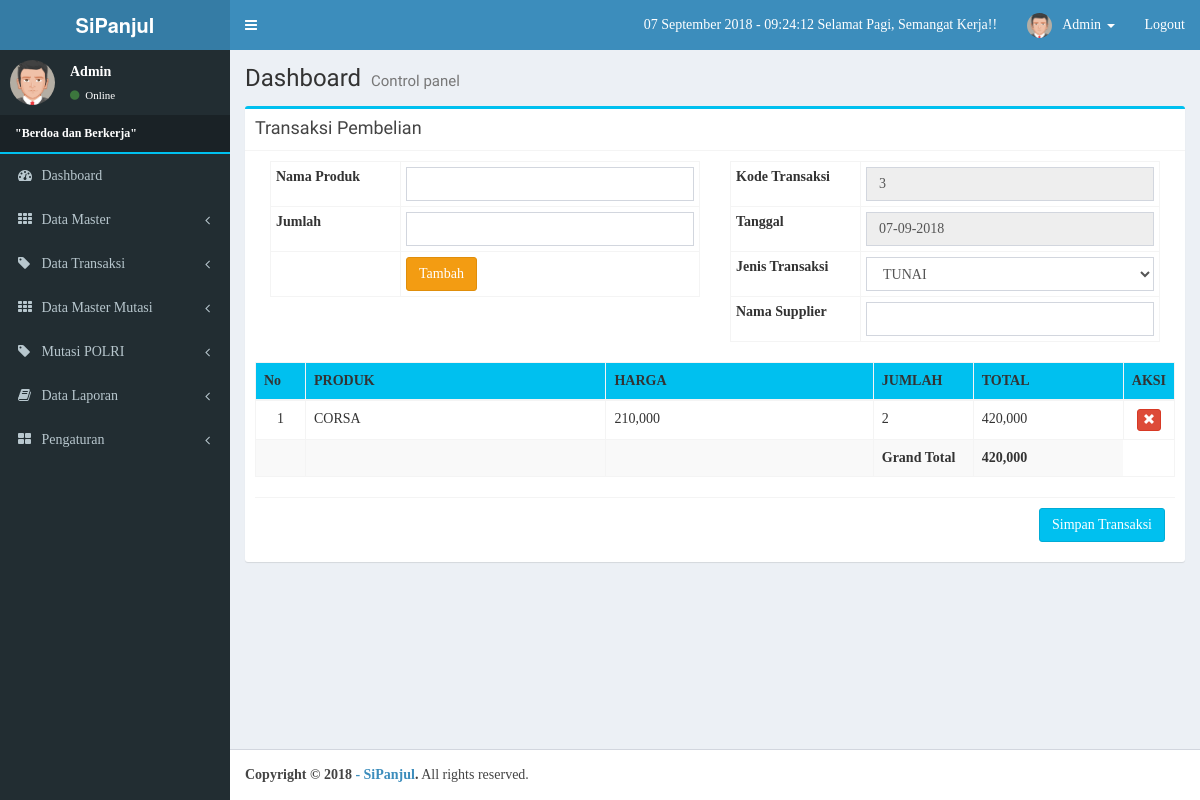
Page /index.php?view=pembelian (signed in) on the committed database.
### tables this page shows
CREATE TABLE IF NOT EXISTS `iw_users` (
  `username` varchar(50) NOT NULL DEFAULT '',
  `password` varchar(255) NOT NULL,
  `nama_lengkap` varchar(100) NOT NULL,
  `email` varchar(100) NOT NULL,
  `no_telp` varchar(20) NOT NULL,
  `foto` varchar(100) NOT NULL DEFAULT 'default.png',
  `level` varchar(20) NOT NULL,
  `blokir` enum('Y','N') NOT NULL DEFAULT 'N',
  `id_session` varchar(100) NOT NULL
);

CREATE TABLE IF NOT EXISTS `iw_pembelian_tmp` (
`id` int(10) NOT NULL,
  `id_produk` int(5) NOT NULL,
  `jumlah` int(5) NOT NULL,
  `username` varchar(50) NOT NULL
);

CREATE TABLE IF NOT EXISTS `iw_produk` (
`id_produk` int(5) NOT NULL,
  `nm_produk` varchar(100) NOT NULL,
  `harga_beli` int(12) NOT NULL,
  `harga_jual` int(12) NOT NULL,
  `stok` int(5) NOT NULL,
  `keterangan` text NOT NULL,
  `id_kategori` int(5) NOT NULL,
  `id_jenis` int(5) NOT NULL
);

### config/library.php (called while the page is built, shortened)
<?php
$tgl_skrg     = date("d");
$bln_sekarang = date("m");
$thn_sekarang = date("Y");
$jam_sekarang = date("H:i:s");
?>

### config/fungsi_indotgl.php (called while the page is built, shortened)
<?php
	function getBulanraport($bln){
				switch ($bln){
					case 9:
						return "September";
						break;
				}
			}
?>

### application/transaksi_pembelian.php (the view, shortened to what this page needs)
<?php
if ($_GET[act]==''){
  include "../config/library.php";
  $tampil=mysql_fetch_array(mysql_query("SELECT count(*) as JumTransaksi FROM iw_pembelian"));
  $kode=$tampil[JumTransaksi]+1;
?>
<?php
            echo"<div class='col-md-12'>
              <div class='box box-info'>
                <div class='box-header with-border'>
                  <h3 class='box-title'>Transaksi Pembelian</h3>
                </div>
                <div class='box-body'>
                    <div id='myTabContent' class='tab-content'>
                      <div role='tabpanel' class='tab-pane fade active in' id='pembelian' aria-labelledby='pembelian-tab'>
                          <form action='' method='POST' enctype='multipart/form-data' class='form-horizontal'>
                          <div class='col-md-6'>
                            <table class='table table-condensed table-bordered'>
                            <tbody>
                              <tr><th scope='row'>Nama Produk</th><td><input type='text' list='produk' class='form-control' name='produk'><datalist id='produk'>";
                              echo"
                              <tr><th width='130px' scope='row'>Jumlah</th> <td><input type='number' class='form-control' name='jumlah'></td></tr>
                              <tr><th></th><td><button type='submit' name='tambah' class='btn btn-warning'>Tambah</button></td></tr>";
echo"
                            </tbody>
                            </table>
                          </div>
                          <div class='col-md-6'>
                          <table class='table table-condensed table-bordered'>
                            <tbody>
                              <tr><th width='130px' scope='row'>Kode Transaksi</th> <td><input type='text' class='form-control' name='kode' VALUE='$kode' disabled></td></tr>
                              <tr><th scope='row'>Tanggal</th> <td><input type='text' class='form-control' VALUE='$tgl_skrg-$bln_sekarang-$thn_sekarang' disabled></td></tr>
                              <tr><th width='120px' scope='row'>Jenis Transaksi</th> <td><select class='form-control' name='jenis'>";
                              echo "<option value='tunai' selected>TUNAI</option>";
                              echo "<option value='kredit'>KREDIT</option>";echo "</select></td></tr>
                              <tr><th scope='row'>Nama Supplier</th><td><input type='text' list='supplier' class='form-control' name='supplier'><datalist id='supplier'>";
                              echo"
                            </tbody>
                            </table>
                          </div>
                          <div style='clear:both'>
                      <table id='myTable' class='table table-bordered table-striped'>
                      <thead style='background:#00c0ef;'><tr>
                        <th width='50px'>No</th>
                        <th>PRODUK</th>
                        <th>HARGA</th>
                        <th>JUMLAH</th>
                        <th>TOTAL</th>
                        <th width='50px'>AKSI</th>
                        </tr></thead>
                        <tbody><tr>";
                    $tampil = mysql_query("SELECT * FROM iw_pembelian_tmp WHERE username='$_SESSION[id]'");
                    $no = 1;
                    while($s=mysql_fetch_array($tampil)){
                      $p=mysql_fetch_array(mysql_query("SELECT * FROM iw_produk WHERE id_produk='$s[id_produk]'"));
                      $jual_rp=number_format($p[harga_jual]);
                      $total=$p[harga_jual]*$s[jumlah];
                      $total_rp=number_format($total);
                      $grandtotal=$grandtotal+$total;
                      $grandtotal_rp=number_format($grandtotal);
                    echo "<tr>";
                              echo "<td align=center>$no</td>
                              <td align=left>$p[nm_produk]</td>
                              <td align=left>$jual_rp</td>
                              <td align=left>$s[jumlah]</td>
                              <td align=left>$total_rp</td>
                              <td align=center><a href='index.php?view=pembelian&delete=".$s[id]."' class='btn btn-xs btn-danger' title='Hapus Transaksi' onclick=\"return confirm('Apa anda yakin untuk hapus Data ini?')\"><span class='glyphicon glyphicon-remove'></span></a></td>
                              </tr>";
                      $no++;
                      }
                      echo"
                      <tr><th></th><th></th><th></th><th width='100px' scope='row'>Grand Total</th> <td width='150px'><b>$grandtotal_rp</b></td></tr>
                      </tbody>
                      </table>
                          </div>
                          <div class='box-footer'>
                            <button type='submit' name='simpan' class='btn btn-info pull-right'>Simpan Transaksi</button>
                          </div>
                          </form>
                </div>
            </div>
        </div>";
}
?>

### main-header.php (shortened to what this page needs)
  <a href="index.php" class="logo">
    <span class="logo-lg"><b>SiPanjul</b></span>
  </a>
  <nav class="navbar navbar-static-top" role="navigation">
    <a href="#" class="sidebar-toggle" data-toggle="offcanvas" role="button">
    </a>
    <div class="navbar-custom-menu">
      <ul class="nav navbar-nav">
        <li>
  <a href="index.php"><span><?php echo"$tgl_skrg";?> <?php
  $bulan=getBulanraport($bln_sekarang);
  echo"$bulan";?> <?php echo"$thn_sekarang";?> - <?php echo"$jam_sekarang";?>
  Semangat Kerja!!</span>
  </a>
</li>
        <li class="dropdown user user-menu">
          <a href="#" class="dropdown-toggle" data-toggle="dropdown">
            <img src="<?php echo $foto; ?>" class="user-image" alt="User Image">
            <span class="hidden-xs"><?php echo $nama; ?></span> <span class='caret'></span>
          </a>
        </li>
        <li><a href="logout.php" >Logout</a></li>
      </ul>
    </div>
  </nav>

### menu-admin.php (shortened to what this page needs)
<section class="sidebar">
          <div class="user-panel">
            <div class="pull-left image">
              <img src="<?php echo $foto; ?>" class="img-circle" alt="User Image">
            </div>
            <div class="pull-left info">
              <p><?php echo $nama; ?></p>
              <a href="#"><i class="fa fa-circle text-success"></i> Online</a>
            </div>
          </div>
          <ul class="sidebar-menu">
            <li class="header" style='color:#fff; border-bottom:2px solid #00c0ef'><marquee> <b>"Berdoa dan Berkerja"</b></marquee></li>
            <li><a href="index.php"><i class="fa fa-dashboard"></i> <span>Dashboard</span></a></li>
            <li class="treeview">
              <a href="#"><i class="fa fa-th"></i> <span>Data Master</span><i class="fa fa-angle-left pull-right"></i></a>
            </li>
			<li class="treeview">
              <a href="#"><i class="fa fa-tag"></i> <span>Data Transaksi</span><i class="fa fa-angle-left pull-right"></i></a>
            </li>
			<li class="treeview">
              <a href="#"><i class="fa fa-th"></i> <span>Data Master Mutasi</span><i class="fa fa-angle-left pull-right"></i></a>
            </li>
            <li class="treeview">
              <a href="#"><i class="fa fa-tag"></i> <span>Mutasi POLRI</span><i class="fa fa-angle-left pull-right"></i></a>
            </li>
            <li class="treeview">
              <a href="#"><i class="fa fa-book"></i> <span>Data Laporan</span><i class="fa fa-angle-left pull-right"></i></a>
            </li>
            <li class="treeview">
              <a href="#"><i class="fa fa-th-large"></i> <span>Pengaturan</span><i class="fa fa-angle-left pull-right"></i></a>
            </li>
              </ul>
        </section>

### style.css (style rules this page uses)
* { margin: 0; padding: 0; }
body, html { font-family: Calibri, "times new roman", sans-serif; }

### rows in the picture
iw_users: nama_lengkap "Admin"
iw_pembelian_tmp: iw_produk.nm_produk "CORSA", iw_produk.harga_jual "210,000", jumlah "2", jumlah.harga_jual "420,000"

### other values in the picture
$tgl_skrg "07"
$bulan "September"
$thn_sekarang "2018"
$jam_sekarang "09:24:12"
$grandtotal_rp "420,000"
